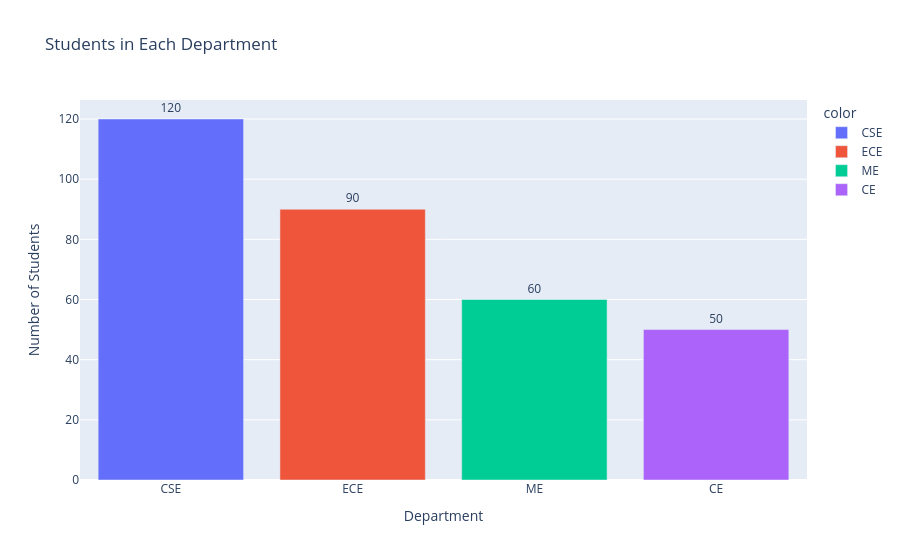

The cell this chart's notebook holds for it:
### Markdown cell above
## 2. Interactive Bar Chart

Bar charts compare categories. Click on legend items to toggle visibility.

### Code cell
# Interactive Bar Chart - Department Students
departments = ['CSE', 'ECE', 'ME', 'CE']
students = [120, 90, 60, 50]

fig = px.bar(x=departments, y=students,
             title='Students in Each Department',
             labels={'x': 'Department', 'y': 'Number of Students'},
             color=departments,
             text=students)
fig.update_traces(textposition='outside')
fig.show()

### Figure 1 — Plotly figure (JSON) as saved in the notebook; plotly's stock layout.template omitted (floating-point values rounded to 4 significant figures)
{"data": [{"hovertemplate": "color=CSE<br>Department=%{x}<br>Number of Students=%{y}<br>text=%{text}<extra></extra>", "legendgroup": "CSE", "marker": {"color": "#636efa", "pattern": {"shape": ""}}, "name": "CSE", "orientation": "v", "showlegend": true, "text": [120.0], "textposition": "outside", "type": "bar", "x": ["CSE"], "xaxis": "x", "y": [120], "yaxis": "y"}, {"hovertemplate": "color=ECE<br>Department=%{x}<br>Number of Students=%{y}<br>text=%{text}<extra></extra>", "legendgroup": "ECE", "marker": {"color": "#EF553B", "pattern": {"shape": ""}}, "name": "ECE", "orientation": "v", "showlegend": true, "text": [90.0], "textposition": "outside", "type": "bar", "x": ["ECE"], "xaxis": "x", "y": [90], "yaxis": "y"}, {"hovertemplate": "color=ME<br>Department=%{x}<br>Number of Students=%{y}<br>text=%{text}<extra></extra>", "legendgroup": "ME", "marker": {"color": "#00cc96", "pattern": {"shape": ""}}, "name": "ME", "orientation": "v", "showlegend": true, "text": [60.0], "textposition": "outside", "type": "bar", "x": ["ME"], "xaxis": "x", "y": [60], "yaxis": "y"}, {"hovertemplate": "color=CE<br>Department=%{x}<br>Number of Students=%{y}<br>text=%{text}<extra></extra>", "legendgroup": "CE", "marker": {"color": "#ab63fa", "pattern": {"shape": ""}}, "name": "CE", "orientation": "v", "showlegend": true, "text": [50.0], "textposition": "outside", "type": "bar", "x": ["CE"], "xaxis": "x", "y": [50], "yaxis": "y"}], "layout": {"barmode": "relative", "legend": {"title": {"text": "color"}, "tracegroupgap": 0}, "title": {"text": "Students in Each Department"}, "xaxis": {"anchor": "y", "domain": [0, 1], "title": {"text": "Department"}}, "yaxis": {"anchor": "x", "domain": [0, 1], "title": {"text": "Number of Students"}}}}
